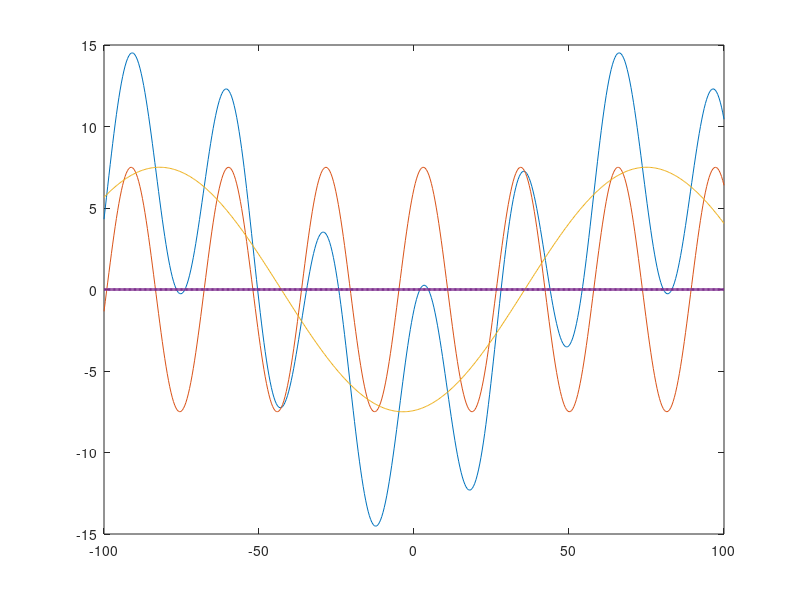

Write MATLAB code to recreate this figure. (Note: this script raises an error after producing the figure.)
%Ritvik Verma
%M5
%Showing that the product of two sinusoids can also be written as the sum
%of two sinusoids as well
%plotting the functions on the same graph for comparison
%source for equation: http://hyperphysics.phy-astr.gsu.edu/hbase/trid.html
%identity for product to sum is cos(A)cos(B) = (cos(A+B)-cos(A-B))/2

clear 
clf
%------------forming equations------------
tms = linspace(-100, 100, 501); %time given in ms for the plot
t = tms/1000;       %defining time in s, since it is used in all functions
k = 15;           %factor for clarity in equations
A = 80*t + 1.2;     %angle for the first sinusoid
B = 120*t - 1.8;    %angle for the second sinusoid

ft = k*cos(A).*cos(B);

s1 = k/2 * cos(A+B);    %first term of the sum of sinusoids
s2 = k/2 * cos(A-B);    %second term of the sum of sinusoids
%array check to verify that the difference of sum and product is approx. 0
check_ft = (s1 + s2) - ft;

%-------labeling axes and setting font sizes------
plot(tms,ft, tms, s1, tms, s2, tms, check_ft, "LineWidth", 2)
ax = gca; ax.FontSize = 12;
xlabel('Time (ms)', 'FontSize', 15)
ylabel('f(t)', 'FontSize', 15)
legend("f = product","s1 = sinusoid 1", "s2 = sinusoid 2",...
    "checking array = (s1+s2) - ft should be 0", 'FontSize', 15)
ylim([-20 30])
title({'Showing that Product of Two Sinusoids can be written',...
'as the Sum of Two Sinusoids',...
'Difference of sum and product should be 0'},'FontSize', 18)
grid on
ax.GridAlpha = 0.5;
%---------check for all values in the array---------
%checking the difference between the product and sum of sinusoids
%should be a very small value close to 0
check_array = sum(abs(check_ft))

%The abs function makes sure that all the elements in the check array
%are in positive sign, this way when summing no values will cancel out
%This might have happened if only sum function was used
%The current method will give  a values close to zero hence verifying
%the theorem.